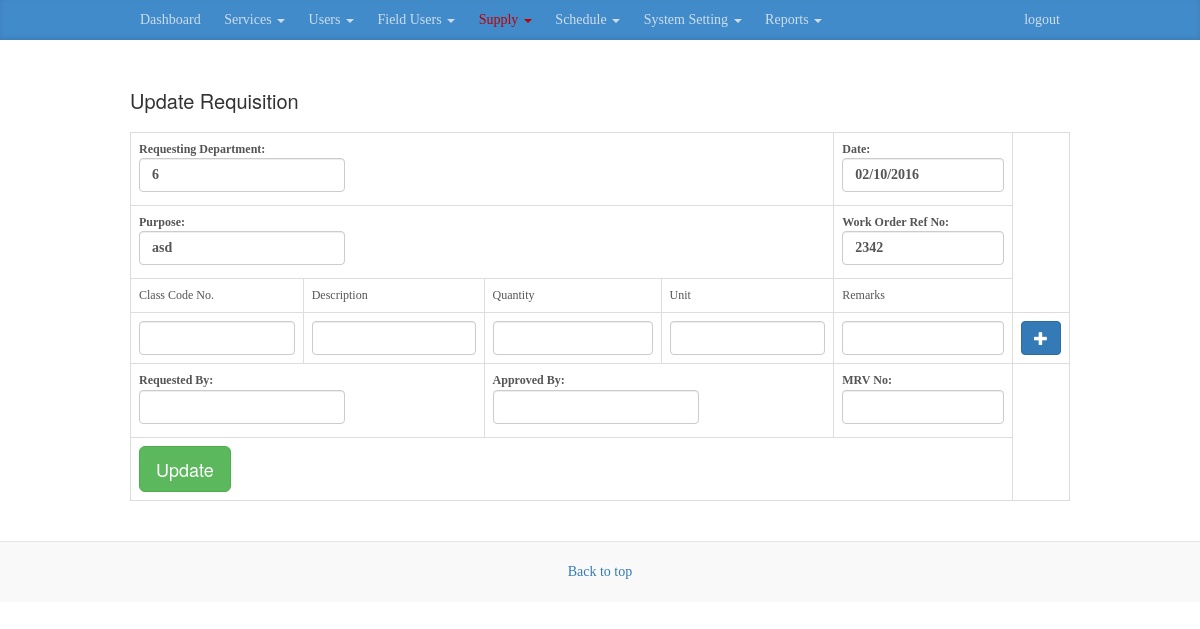
Page /edit_requisition.php?id=1 (signed in) on the committed database.
### tables this page shows
CREATE TABLE `supply` (
  `id` int(11) UNSIGNED NOT NULL,
  `requesting_dept` int(11) DEFAULT NULL,
  `purpose` varchar(255) DEFAULT NULL,
  `date` varchar(255) DEFAULT NULL,
  `work_order_ref_no` varchar(255) DEFAULT NULL,
  `requested_by` varchar(255) DEFAULT NULL,
  `approved_by` varchar(255) DEFAULT NULL,
  `muv_no` varchar(255) DEFAULT NULL,
  `approved` tinyint(4) DEFAULT NULL
);

### backend/model.php (called while the page is built, shortened)
<?php
class Model {
	protected $db;
	public function __construct(){
		$server 	= "localhost";
		$db 		= "meralco";
		$username 	= "root";
		$charset 	= "utf8";
		$password 	= "";
		$db = new PDO("mysql:host=$server;dbname=$db;charset=$charset", $username, $password);
		$this->db = $db;
		$x = $this->getAllActiveLineman();
		$this->getSetting();
	}
	public function getAllActiveLineman(){
		$records = array();
		$branch = $this->getBranchById($_SESSION['user']['branch_id']);
		$branch = $branch['municipality'];
		$stmnt   = $this->db->prepare("
				SELECT t1.id,CONCAT(t2.firstname,' ',t2.lastname) as name FROM user t1
				left join info t2 on t1.id = t2.userid
				WHERE t1.type = ?
				AND t2.municipality LIKE '%".$branch."%'
				AND t1.deleted = 0
			");
		$stmnt->execute(array("line_man"));
		while($row = $stmnt->fetch()){
			$records[] = $row;
		}
		return $records;
	}
	public function getSetting(){
		return  $this->db->query("SELECT * FROM setting LIMIT 1")->fetch();
	}
	public function getBranchById($id){
		$stmnt =  $this->db->prepare("
				SELECT *
				FROM branch
				where id = ?
				LIMIT 1
			");
		$stmnt->execute(array($id));
		return $stmnt->fetch();
	}
	public function getSupplyById($id){
		$records 	= array();
		$stmnt 		= $this->db->prepare("SELECT * FROM supply WHERE id = ? LIMIT 1");
		$stmnt->execute(array($id));
		while($row = $stmnt->fetch()){
			$branch = $this->getBranchById($row['requesting_dept']);
			$row['branch'] = $branch['name'];
			$records['supply'] = $row;
			$s = $this->db->prepare("SELECT * FROM material WHERE supply_id = ?");
			$s->execute(array($id));
		}
		return $records;
	}
	public function getAllSupply($check){
		$records 	= array();
		$stmnt = null;
		if($check == true){
			$userType = $_SESSION['user']['type'];
			if($userType !="warehouse_personnel"){
              $branchId = $_SESSION['user']['branch_id'];
				$stmnt 		= $this->db->query('
					SELECT * FROM supply
					WHERE requesting_dept = "'.$branchId.'"
					');
          	} else  {
				$stmnt 		= $this->db->query('SELECT * FROM supply
					');
          	}
		} else {
			$stmnt 		= $this->db->query('SELECT * FROM supply');
		}
		while($row = $stmnt->fetch()){
			$brgy= $this->getBranchById($row['requesting_dept']);
			$row['brgy'] = $brgy['name'];
			$records[] = $row;
		}
		return $records;
	}
}

### backend/process.php (called while the page is built)
<?php
      include_once "model.php";
      $model = new Model();

### edit_requisition.php (the view, shortened to what this page needs)
<!DOCTYPE html>
<html lang="en">
  <head>
    <link href="css/bootstrap.min.css" rel="stylesheet">
    <link href="css/blog.css" rel="stylesheet">
  </head>
  <body>
    <?php include_once "header.php"; ?>
    <div class="container">
      <div class="blog-header">
        <h1 class="blog-title">Update Requisition</h1>
      </div>
      <div class="row">
        <div class="col-sm-12 blog-main">
          <?php $supplies = $model->getSupplyById($_GET['id']); ?>
          <table class="table table-bordered" id="supplies">
              <tbody>
                  <tr>
                      <td colspan="4">
                          <label>Requesting Department:
                              <input id="requesting_department" value="<?= $supplies['supply']['requesting_dept'];?>" class="form-control" name="requesting_department" />
                          </label>
                      </td>
                      <td>
                          <label>Date:
                              <input id="date" class="form-control" value="<?= $supplies['supply']['date'];?>" name="date"/>
                          </label>
                      </td>
                  </tr>
                  <tr>
                      <td colspan="4">
                          <label>Purpose:
                              <input id="purpose" class="form-control" value="<?= $supplies['supply']['purpose'];?>" name="purpose" />
                          </label>
                      </td>
                      <td>
                          <label>Work Order Ref No:
                              <input id="work_order_ref_no" value="<?= $supplies['supply']['work_order_ref_no'];?>" class="form-control" name="work_order_ref_no"/>
                          </label>
                      </td>
                  </tr>
                  <tr>
                      <td>Class Code No.</td>
                      <td>Description</td>
                      <td>Quantity</td>
                      <td>Unit</td>
                      <td>Remarks</td>
                  </tr>
                  <tr>
                      <td><input class="form-control" name="class_code_no"/></td>
                      <td><input class="form-control" name="description"/></td>
                      <td><input class="form-control" name="quantity"/></td>
                      <td><input class="form-control" name="unit"/></td>
                      <td><input class="form-control" name="remarks"/></td>
                      <td><button class="btn btn-primary add-supply"><span class="glyphicon glyphicon-plus"></span></button></td>
                  </tr>
              </tbody>
              <tfoot>
                  <tr>
                      <td colspan="2"><label>Requested By:<input value="<?= $supplies['supply']['requested_by'];?>" class="form-control" id="requestedBy" name="requested_by"/></label></td>
                      <td colspan="2"><label>Approved By:<input value="<?= $supplies['supply']['approved_by'];?>" class="form-control" id="approvedBy" name="approved_by"/></label></td>
                      <td><label>MRV No:<input class="form-control" id="mrvNo" name="mrv_no"/></label></td>
                  </tr>
                  <tr><td colspan="5"><button id="save" class="btn btn-lg btn-success">Update</button></td></tr>
              </tfoot>
          </table>
        </div>
      </div>
    </div>
    <footer class="blog-footer">
      <p>
        <a href="#">Back to top</a>
      </p>
    </footer>
  </body>
</html>

### css/blog.css (style rules this page uses)
body { font-family: Georgia, "Times New Roman", Times, serif; color: #555; }
h1, .h1, h2, .h2, h3, .h3, h4, .h4, h5, .h5, h6, .h6,button { margin-top: 0; font-family: "Helvetica Neue", Helvetica, Arial, sans-serif; font-weight: normal; color: #333; }
@media (min-width: 1200px) { .container { width: 970px; } }
.blog-header { padding-top: 20px; padding-bottom: 20px; }
.blog-title { margin-top: 30px; margin-bottom: 0; font-size: 20px; font-weight: normal; }
.blog-main { font-size: 18px; line-height: 1.5; }
.blog-footer { margin-top: 20px; padding: 20px 0; color: #999; text-align: center; background-color: #f9f9f9; border-top: 1px solid #e5e5e5; }
.blog-footer p:last-child { margin-bottom: 0; }
table { font-size: 12px; font-family: 'tahoma'; }

### rows in the picture
supply: requesting_department "6", date "02/10/2016", purpose "asd", work_order_ref_no "2342"
